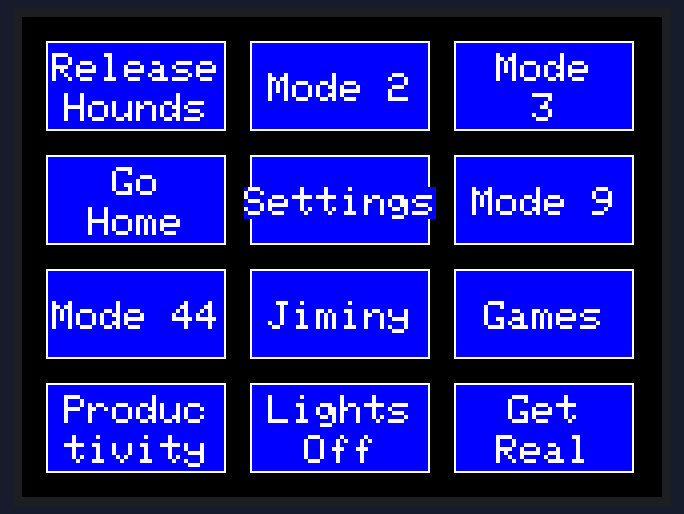
Bench run of a sketch on a simulated ESP32. On the bench: 320×240 colour display.

Above: at 0.4 s.

The sketch:

launcher.ino
```cpp
#include <TFT_eSPI.h>  // Include the graphics library
TFT_eSPI tft = TFT_eSPI(); // Create object "tft"

struct Button {
  String name;
  int16_t x;
  int16_t y;
  uint16_t width;
  uint16_t height;
  void (*function)(); // Pointer to function to be called when button is pressed
};

#define BUTTON_SPACING 12

void mode1Function() { /* Your code for Mode 1 goes here */}
void mode2Function() { /* Your code for Mode 2 goes here */}
void mode3Function() { /* Your code for Mode 2 goes here */}
void mode4Function() { /* Your code for Mode 2 goes here */}
// Define more mode functions as needed

Button buttons[] = {
  {"Release\nHounds", 0, 0, 0, 0, mode1Function},
  {"Mode 2", 0, 0, 0, 0, mode2Function},
  {"Mode\n3", 0, 0, 0, 0, mode3Function},
  {"Go\nHome", 0, 0, 0, 0, mode4Function},
  {"Settings", 0, 0, 0, 0, mode4Function},
  {"Mode 9", 0, 0, 0, 0, mode4Function},
  {"Mode 44", 0, 0, 0, 0, mode4Function},
  {"Jiminy", 0, 0, 0, 0, mode4Function},
  {"Games", 0, 0, 0, 0, mode4Function},
  {"Produc\ntivity", 0, 0, 0, 0, mode4Function},
  {"Lights\nOff", 0, 0, 0, 0, mode4Function},
  {"Get\nReal", 0, 0, 0, 0, mode4Function},
  // Add other modes here as needed
};

void setup() {
  tft.begin();
  tft.setRotation(1);
  tft.fillScreen(TFT_BLACK);

  arrangeButtons();
}

void arrangeButtons() {
  int buttonSpacing = BUTTON_SPACING; // Define spacing between buttons
  int numButtons = sizeof(buttons) / sizeof(buttons[0]);
  int numRows = (numButtons <= 4) ? 2 : ((numButtons <= 9) ? 3 : 4);
  int numColumns = (numButtons + numRows - 1) / numRows;

  int buttonWidth = (tft.width() - (numColumns + 1) * buttonSpacing) / numColumns;
  int buttonHeight = (tft.height() - (numRows + 1) * buttonSpacing) / numRows;

  int idx = 0;
  for (int row = 0; row < numRows; ++row) {
    for (int col = 0; col < numColumns; ++col) {
      if (idx < numButtons) {
        buttons[idx].x = col * (buttonWidth + buttonSpacing) + buttonSpacing;
        buttons[idx].y = row * (buttonHeight + buttonSpacing) + buttonSpacing;
        buttons[idx].width = buttonWidth;
        buttons[idx].height = buttonHeight;
        drawButton(buttons[idx]);
        ++idx;
      }
    }
  }
}

void drawButton(const Button &button) {
  tft.setTextFont(1); // Adjust the font if needed
  tft.setTextSize(2);
  tft.fillRect(button.x, button.y, button.width, button.height, TFT_BLUE);
  tft.drawRect(button.x, button.y, button.width, button.height, TFT_WHITE); // Draw border

  tft.setTextColor(TFT_WHITE, TFT_BLUE); // set text color to white and background color to blue

  int charWidth = 12;
  int lineHeight = 16; // Adjust this value to set the spacing between lines
  String line1 = "";
  String line2 = "";

  // Split the button name into two lines at '\n'
  int newlinePos = button.name.indexOf('\n');
  if(newlinePos != -1) {
    line1 = button.name.substring(0, newlinePos);
    line2 = button.name.substring(newlinePos + 1);
  } else {
    line1 = button.name;
  }

  // Calculate the positions and draw the lines
  int yCenter = button.y + button.height / 2;
  int xCenter = button.x + button.width / 2;

  if(line2 != "") {
    tft.setCursor(xCenter - (line1.length() * charWidth / 2), yCenter - lineHeight);
    tft.print(line1);

    tft.setCursor(xCenter - (line2.length() * charWidth / 2), yCenter + lineHeight - charWidth);
    tft.print(line2);
  } else {
    tft.setCursor(xCenter - (line1.length() * charWidth / 2), yCenter - charWidth / 2);
    tft.print(line1);
  }
}

void loop() {
  uint16_t t_x, t_y;
  if (tft.getTouch(&t_x, &t_y)) {
    for (const auto &button : buttons) {
      if (t_x >= button.x && t_x <= button.x + button.width && t_y >= button.y && t_y <= button.y + button.height) {
        button.function();
        delay(300);
        break;
      }
    }
  }
}
```
